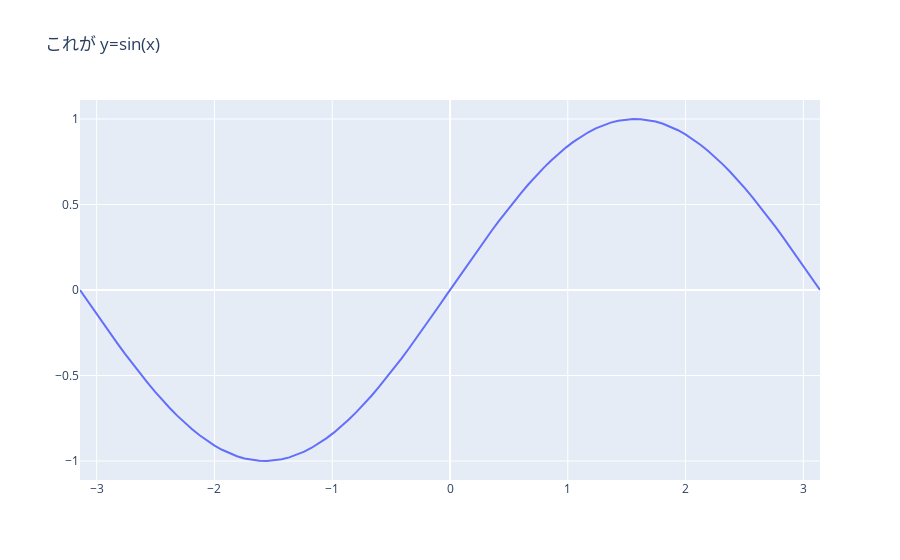

The notebook cell saved with this chart:
### Code cell
X = np.linspace(-np.pi, np.pi, 100)
Y = np.sin(X)

fig = go.Figure()
trace = go.Scatter(x=X, y=Y)
fig.add_trace(trace)
fig.update_layout(title="これが y=sin(x)")

# offline.plot(fig)
# offline.iplot(fig)
